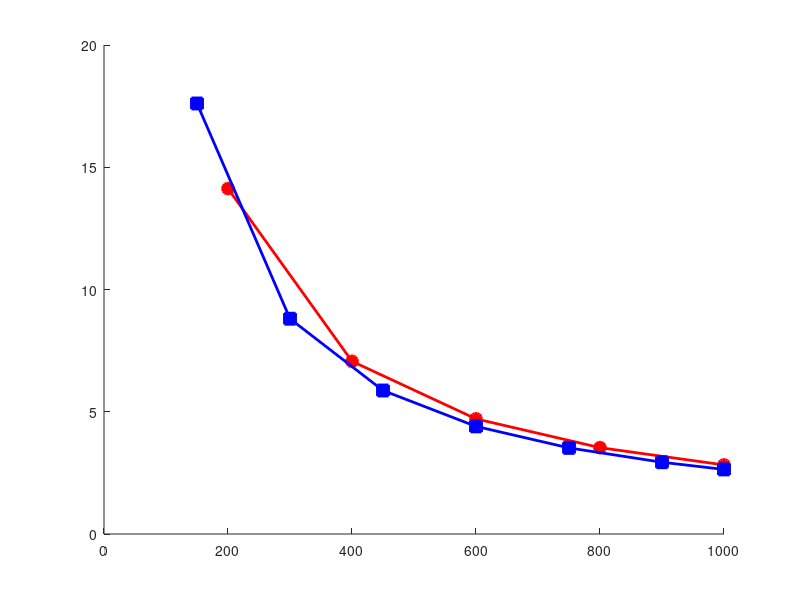

The MATLAB script that drew this image: (Note: this script raises an error after producing the figure.)
clear
Rmin = [-82, -81, -79, -77, -74, -70, -66, -65]; % 最小受信感度 [dBm]
TR = [6, 9, 12, 18, 24, 36, 48, 54]; % 伝送レート [Mbps]
databit = [24, 36, 48, 72, 96, 144, 192, 216]; % OFDMシンボルごとのデータビット[bit]

Tp = 10; % 送信電力 [dBm]
f = 2.4 * 10^9; % 周波数 [Hz]
c = 3 * 10^8; % 光速 [m/s]

PLCP_pre = 16; % PLCPプリアンブル[μs]
PLCPhead_sig = 1; % PLCPヘッダ（シグナル）[μs]
PLCPhead_ser = 16; % PLCPヘッダ（サービス）[μs]
ACK = 80; % 802.11ACKフレーム[bit]
MAC = 192; % 802.11MACヘッダ[bit]
LLC = 64; % LLCヘッダ[bit]
packet = 12000; % IPパケット長[bit]
FCS = 32; % FCS[bit]
tail = 6; % テイルビット[bit]
SIFS = 10; % [μs]
DIFS = 34; % [μs]
backoff = 101.5; % 平均バックオフ制御時間 [μs]

max_distance = 1000; % 最大距離 [m]

% フィルタリング: 54 Mbps, 24 Mbps, 18 Mbps のみ
indices = ismember(TR, [54, 24, 18]);
Rmin = Rmin(indices);
TR = TR(indices);
databit = databit(indices);

% 初期化
overhead = zeros(size(TR)); % オーバーヘッドの配列
payload = zeros(size(TR)); % ペイロードの配列
N = zeros(size(TR)); % 送信回数

% フィギュア1: スループットのプロット
figure('Position', [100, 100, 700, 500]); % 横長のグラフ (幅1200, 高さ500)
hold on;


markers = {'o', 's', 'd'}; % 点の形状を指定
colors = {'r', 'b', '[0 0.5 0]'}; % 色を指定

for i = 1:length(Rmin)
    Rmin_current = Rmin(i);
    TR_current = TR(i);
    databit_current = databit(i);
    
    % 最大伝送距離の計算
    Lfs = Tp - Rmin_current; % 距離減衰 [dB]
    d_max = floor(((10^(Lfs / 20)) * c) / (4 * pi * f) / 50) * 50; % 最大伝送距離 [m]
    
    % フレームの計算
    ACK_t = PLCP_pre + (PLCPhead_sig + ceil((PLCPhead_ser + ACK + FCS + tail) / databit_current)) * 4;
    data_t = PLCP_pre + (PLCPhead_sig + ceil((PLCPhead_ser + MAC + LLC + packet + FCS + tail) / databit_current)) * 4;
    data_o_t = PLCP_pre + (PLCPhead_sig + ceil(ceil((PLCPhead_ser + MAC + LLC + packet + FCS + tail) / databit_current) - packet / databit_current)) * 4;
    
    % スループットを計算して繰り返しプロット
    if mod(max_distance, d_max) == 0
        distances = d_max:d_max:max_distance; 
    else
        distances = [d_max:d_max:max_distance max_distance];
    end
    throughput2 = zeros(size(distances)); % スループット配列の初期化
    payload_t = packet / databit_current * 4;
    N(i) = length(distances);
    
    for j = 1:length(distances)
        D = distances(j);
        total_tt = (ACK_t + data_t + SIFS + backoff + 6) * (D / d_max); % トータル時間計算
        overhead(i) = (ACK_t + data_o_t + SIFS + backoff + 6) * (D / d_max); % オーバーヘッドの総時間
        payload(i) = payload_t * (D / d_max); % ペイロードの送信時間
        throughput2(j) = packet / total_tt; % スループット [Mbps]
    end

     % プロット
     if TR_current==54
        plot(distances, throughput2, ['-' markers{i}], 'Color', colors{i},'LineWidth', 2, 'MarkerSize', 8, 'MarkerFaceColor', colors{i}, 'DisplayName', sprintf('One-hop relay '));
     else
        plot(distances, throughput2, ['-' markers{i}], 'Color', colors{i},'LineWidth', 2, 'MarkerSize', 8, 'MarkerFaceColor', colors{i}, 'DisplayName', sprintf('Nunber of through drones=%d ',((d_max/50)-1) ));
     end

     
    
end

% ラベル設定
xlabel('Relay distance  [m]', 'FontSize', 30, 'FontName', 'Times New Roman'); % X軸ラベル
ylabel('Throughput [Mbps]', 'FontSize', 30, 'FontName', 'Times New Roman'); % Y軸ラベル

% 横軸の範囲と間隔を設定
xticks(0:200:max_distance); % 0から最大距離まで200ごとの目盛りを設定

% 目盛りのフォントサイズ設定p
set(gca, 'FontSize', 18, 'FontName', 'Times New Roman'); % 目盛り数字を大きく設定し、フォントを指定

% グラフの枠を表示
box on;
grid off;

% 凡例を設定
lgd = legend;
lgd.FontSize = 20; % 凡例フォントサイズ
lgd.FontName = 'Times New Roman'; % 凡例フォント指定
lgd.Location = 'northeast'; % 凡例を右上に配置
lgd.Box = 'off'; % 凡例の枠を非表示にする

hold off;

% フィギュア2: オーバーヘッドとペイロード時間の積み上げ棒グラフ
figure;
b = bar(1:length(TR), [overhead', payload'], 'stacked', 'BarWidth', 0.3); % 等間隔の整数インデックスを使用

% x軸のラベルを設定（例として伝送レートを表示）
xticks(1:length(TR)); % x軸を等間隔の整数インデックスに設定
xticklabels(arrayfun(@(x) sprintf('%d Mbps', x), TR, 'UniformOutput', false)); % カスタムラベルを設定

% グラフのラベルとタイトル設定
xlabel('伝送レート'); % 任意のラベル
ylabel('時間 [μs]');
title('伝送レートに対するオーバーヘッドとペイロードの時間');
grid on;

% 各ペイロードバーの部分にN-1等分の線を引く
hold on;
for i = 1:length(TR)
    num_lines = N(i) - 1; % 分割する線の数
    if num_lines > 0
        % ペイロード部分の高さ（青い部分）を取得
        payload_height = payload(i); 
        
        % 各分割の高さ
        y_step = payload_height / N(i); 
        
        for k = 1:num_lines
            y_position = overhead(i) + k * y_step; % 線を引くy位置（ペイロードの上部から）
            % ペイロード部分の上に黒い直線を引く
            plot([i - 0.15, i + 0.15], [y_position, y_position], 'k-', 'LineWidth', 0.5); % 黒い直線を描画
        end
    end
end
hold off;
